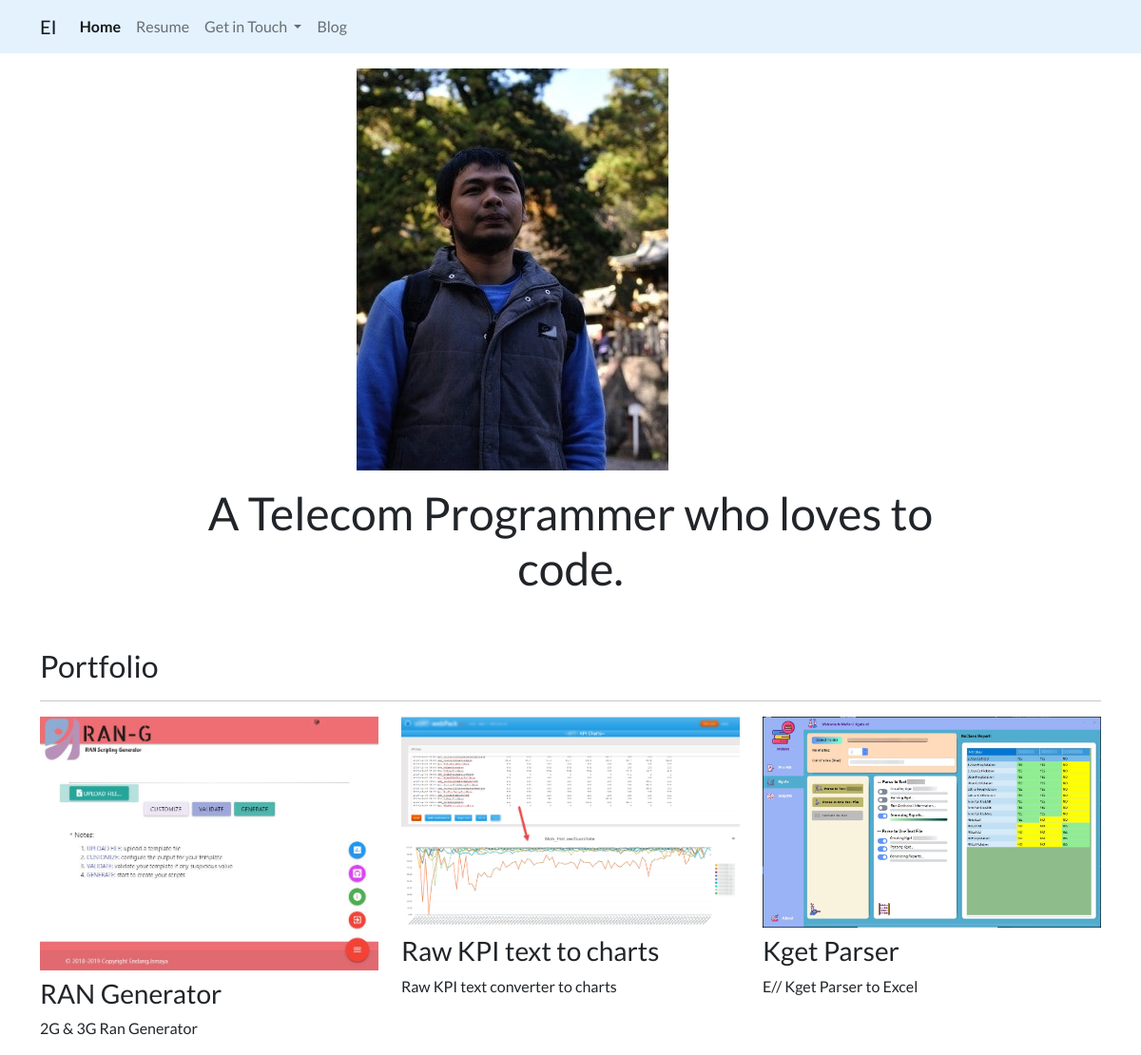
The page / on the database its author committed.
### portfolio/models.py (models this page shows, shortened)
class Project(models.Model):
    title = models.CharField(max_length=50)
    description = models.CharField(max_length=250)
    image = models.ImageField(upload_to='portfolio/images')
    url = models.URLField(blank=True)

### portfolio/views.py (the view)
# urls.py: 2. Add a URL to urlpatterns:  path('', views.home, name='home')
def home(request):
    projects = Project.objects.all()
    return render(request, 'portfolio/index.html', {'projects': projects})

### templates/portfolio/index.html
{% extends 'portfolio/base.html' %}
{% load static %}
{% block content %}
    <div class="row justify-content-center my-3">
        <div class="col-5">
            <img src="{% static 'images/me-japan.jpg' %}" class="img-fluid">
        </div>
    </div>
    <div class="row justify-content-center mb-3">
        <div class="col-md-9 text-center">
            <h1 id="hometext" class="font-weight-bold">A Telecom Programmer who loves to code.</h1>
        </div>
    </div>
    <h2 class="mt-5">Portfolio</h2>
    <hr>
    <div class="row">
        {% for project in projects %}
            <div class="col-lg-4 col-md-6">
                {% if project.url %}
                    <a href="{{ project.url }}">
                        <img src="{{ project.image.url }}" class="img-fluid mb-2">
                    </a>
                {% else %}
                    <img src="{{ project.image.url }}" class="img-fluid mb-2">
                {% endif %}
                <h3>{{ project.title }}</h3>
                <p>{{ project.description }}</p>
            </div>
        {% endfor %}
    </div>
{% endblock %}

### templates/portfolio/base.html (shortened to what this page needs)
{% load static %}
<!doctype html>
<html lang="en">
<head>
    <link href="https://cdn.jsdelivr.net/npm/bootstrap@5.0.0-beta1/dist/css/bootstrap.min.css" rel="stylesheet"
>
    <link rel="stylesheet" href="{% static "css/custom.css" %}">
</head>
<body>
<nav class="navbar navbar-expand-lg navbar-light" style="background-color: #e3f2fd;">
    <div class="container">
        <a class="navbar-brand" href="{% url 'home' %}">EI</a>
        <div class="collapse navbar-collapse" id="navbarSupportedContent">
            <ul class="navbar-nav me-auto mb-2 mb-lg-0">
                <li class="nav-item">
                    <a class="nav-link {% if request.path == '/' %} active {% endif %}"  href="{% url 'home' %}">Home</a>
                </li>
                <li class="nav-item">
                    <a class="nav-link" href="{% static 'resume/google-search.pdf' %}">Resume</a>
                </li>
                <li class="nav-item dropdown">
                    <a class="nav-link dropdown-toggle" href="#" id="navbarDropdown" role="button"
                       data-bs-toggle="dropdown" aria-expanded="false">
                        Get in Touch
                    </a>
                </li>
                <li class="nav-item">
                    <a class="nav-link {% if request.path == '/blog/' %} active {% endif %}" href="{% url 'blog:all_blogs' %}">Blog</a>
                </li>
            </ul>
        </div>
    </div>
</nav>
<div class="container">
    {% block content %}
    {% endblock %}
</div>
</body>
</html>

### portfolio/static/css/custom.css (style rules this page uses)
body { font-family: 'Lato', sans-serif; }
@media (min-width: 992px) { #hometext { font-size: 3rem; } }
.active { font-weight: bolder; color: blue; !important; }

### rows shown on the page
Project: image (picture), title "RAN Generator", description "2G & 3G Ran Generator"
Project: image (picture), title "Raw KPI text to charts", description "Raw KPI text converter to charts"
Project: image (picture), title "Kget Parser", description "E// Kget Parser to Excel"
